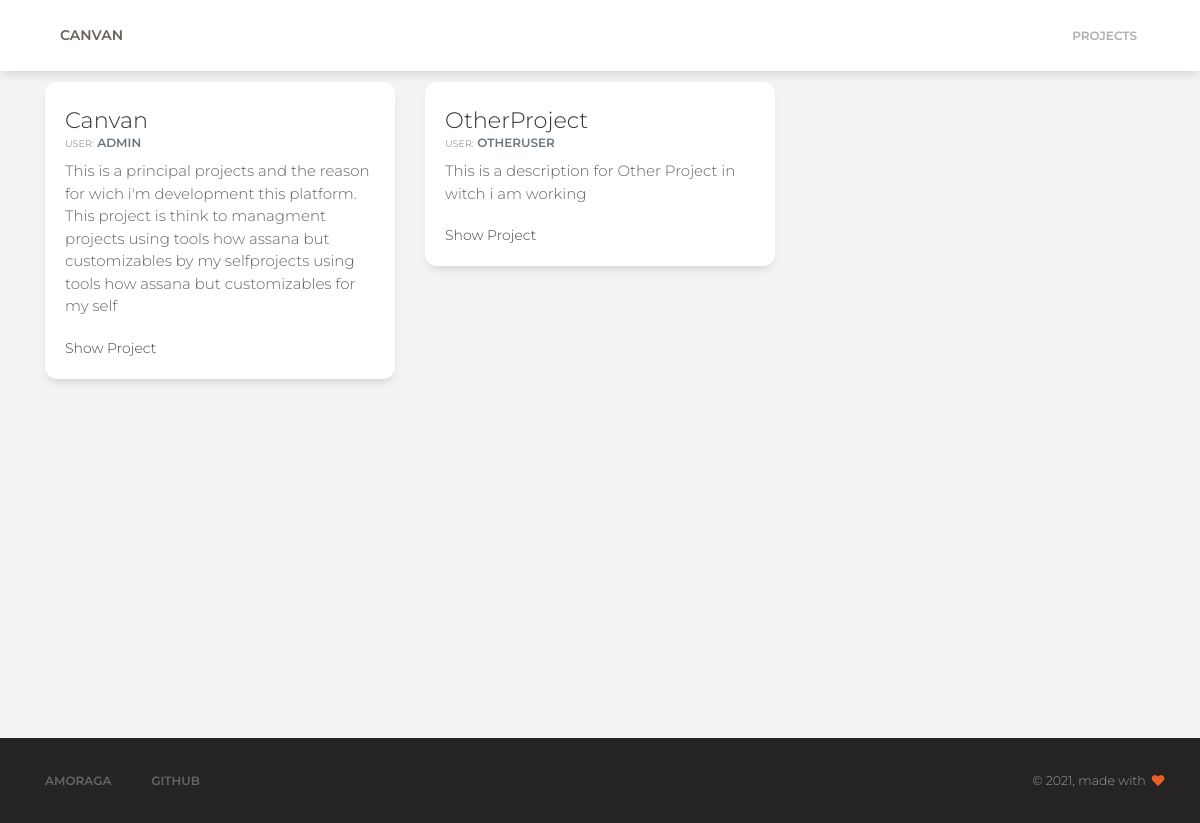
The app's page /projects with its own data.
### projects/models.py (models this page shows, shortened)
class Project(models.Model):
    name = CharField(max_length = 50)
    description = TextField()
    user = ForeignKey(User, on_delete= models.CASCADE)
    created_at = DateTimeField(auto_now_add = True)
    updated_at = DateTimeField(auto_now = True)

### projects/views.py (the view)
# urls.py: path('', include('projects.urls')),
def projects(request):
    projects = { 'projects' :  Project.objects.all() }
    return render(request, 'Projects.html', projects)

### projects/templates/Projects.html
{% extends './Layout.html' %}
{% block content%}
    <div class="row initial-content">
    {% for p in projects  %}
        <div class="col-md-4">
            <div class="card" >
                <div class="card-body">
                  <h4 class="card-title">{{ p.name}}</h4>
                  <h6 class="card-subtitle mb-2 text-muted"> <small> User:</small> {{p.user.username}} </h6>
                  <p class="card-text">{{ p.description }}</p>
                  <a href="/project/id/{{ p.pk }}" class="card-link">Show Project</a>
                </div>
              </div>
        </div>
        {% endfor %}
    </div>
{% endblock %}

### projects/static/css/style.css (style rules this page uses)
.initial-content { min-height: 82vh; margin-top:4.3vh }
body { background-color: #f3f3f3!important }

### records on screen
Project: name "Canvan", user.username "ADMIN", description "This is a principal projects and the reason for wich i'm development this platform. This project is think to managment projects using tools how assana but customizables by my selfprojects using tools how assana but customizables for my self"
Project: name "OtherProject", user.username "OTHERUSER", description "This is a description for Other Project in witch i am working"
